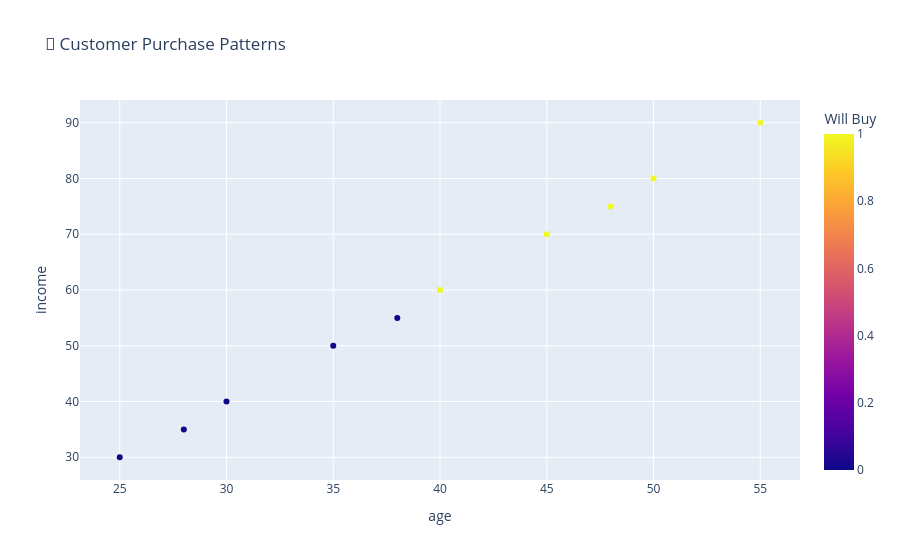

Notebook source saved alongside this figure:
### Markdown cell above
### 📈 Visualisons !

### Code cell
# Note pédagogique : le nuage de points permet de voir si les classes peuvent être séparées par une règle simple.

plot_customer_data_scatter(customer_data)

### Figure 1 — Plotly figure (JSON) as saved in the notebook; plotly's stock layout.template omitted (floating-point values rounded to 4 significant figures)
{"data": [{"hovertemplate": "age=%{x}<br>income=%{y}<br>Will Buy=%{marker.color}<extra></extra>", "legendgroup": "", "marker": {"color": [0, 0, 1, 1, 0, 1, 1, 0, 0, 1], "coloraxis": "coloraxis", "symbol": "circle"}, "mode": "markers", "name": "", "orientation": "v", "showlegend": false, "type": "scatter", "x": [25, 35, 45, 55, 30, 40, 50, 28, 38, 48], "xaxis": "x", "y": [30, 50, 70, 90, 40, 60, 80, 35, 55, 75], "yaxis": "y"}], "layout": {"coloraxis": {"colorbar": {"title": {"text": "Will Buy"}}, "colorscale": [[0, "#0d0887"], [0.1111, "#46039f"], [0.2222, "#7201a8"], [0.3333, "#9c179e"], [0.4444, "#bd3786"], [0.5556, "#d8576b"], [0.6667, "#ed7953"], [0.7778, "#fb9f3a"], [0.8889, "#fdca26"], [1, "#f0f921"]]}, "legend": {"tracegroupgap": 0}, "title": {"text": "🛒 Customer Purchase Patterns"}, "xaxis": {"anchor": "y", "domain": [0, 1], "title": {"text": "age"}}, "yaxis": {"anchor": "x", "domain": [0, 1], "title": {"text": "income"}}}}
